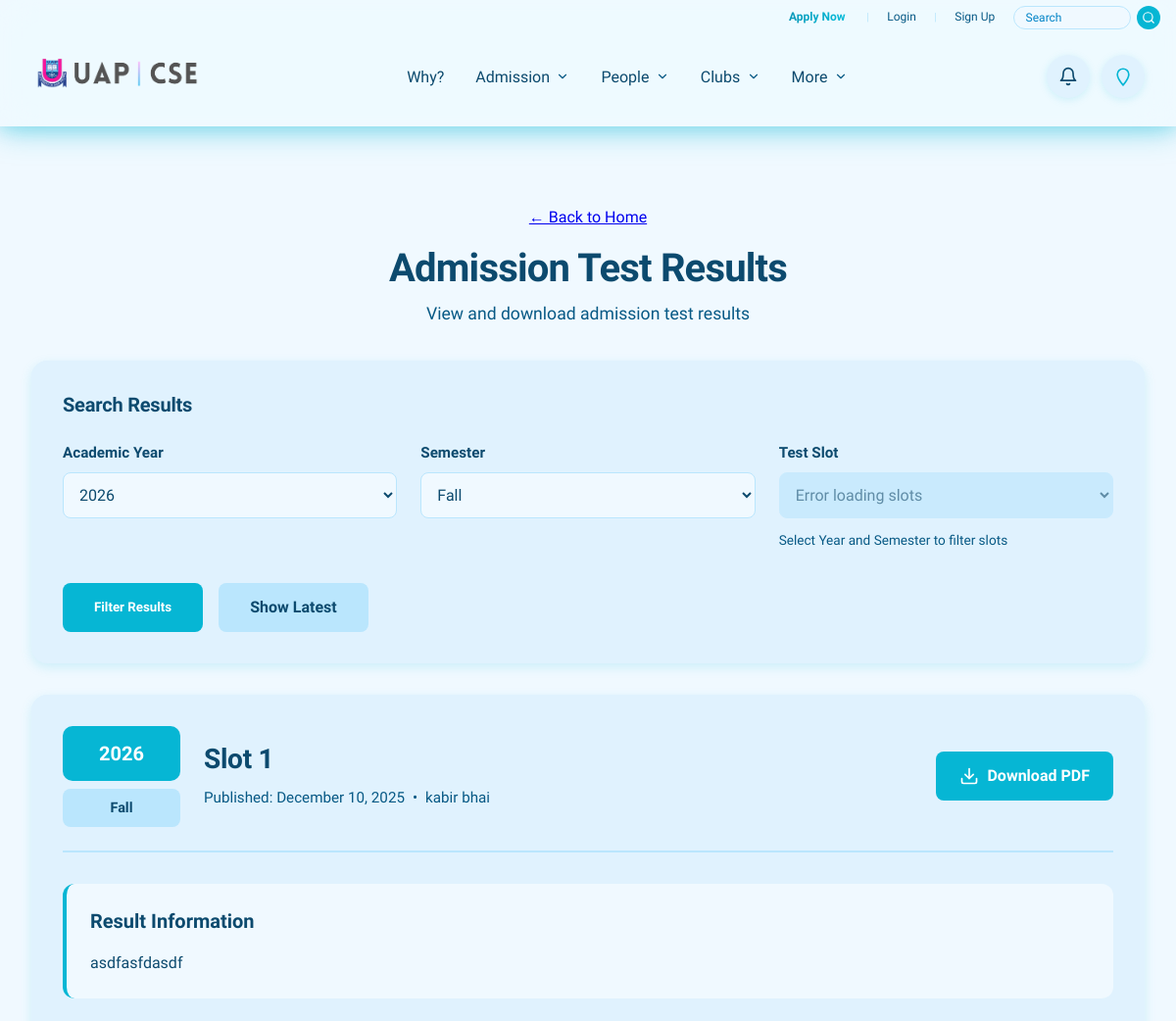
The page /office/admissions/results/ (upper part) on the database as committed earlier.
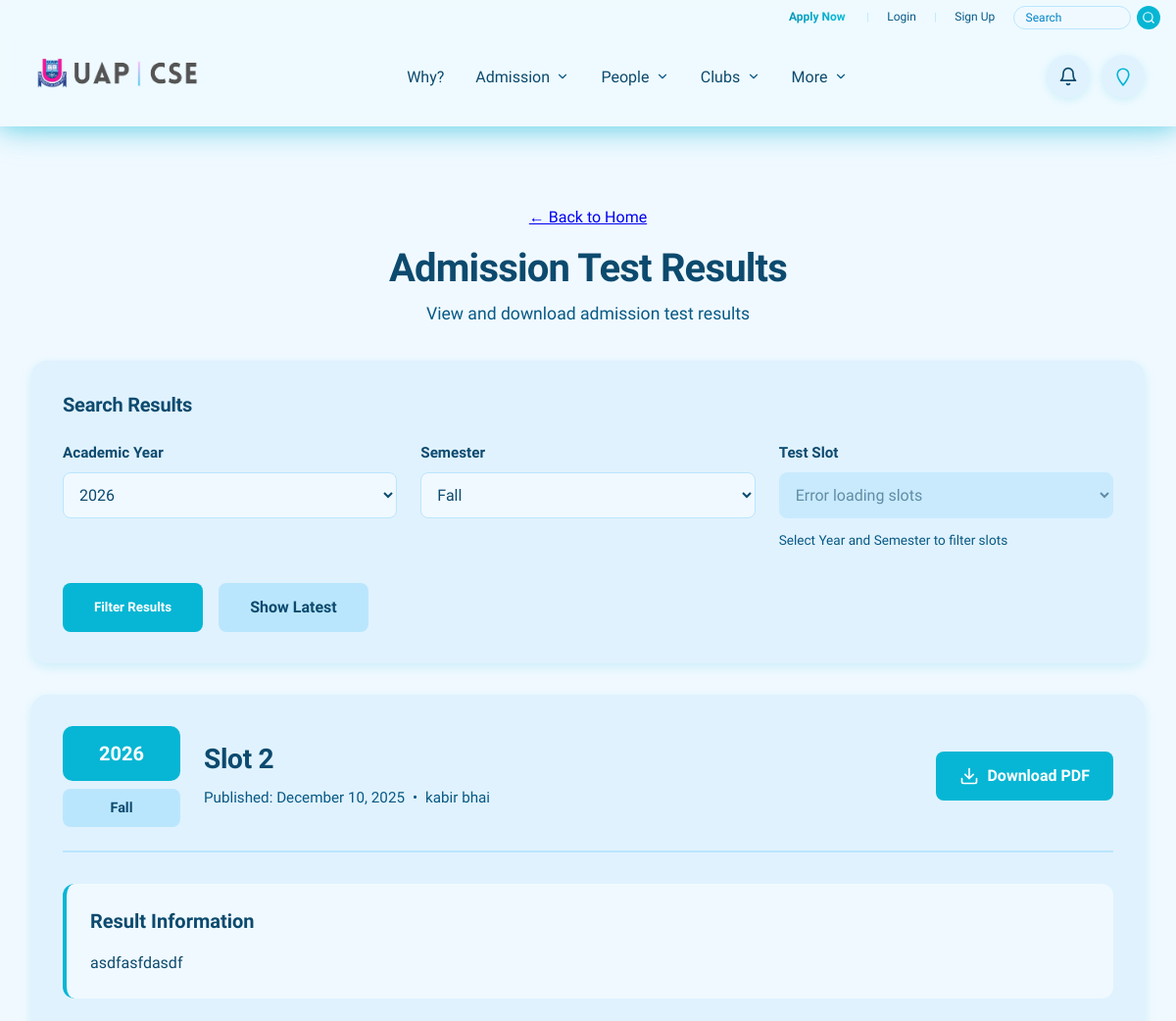
The same page on the database as committed later.
### office/models.py (models this page shows, shortened)
class AdmissionResult(models.Model):
    publish_date = models.DateTimeField(
        auto_now_add=True,
        verbose_name="Publish Date/Time",
        help_text="Records when the result was posted"
    )
    academic_year = models.SmallIntegerField(
        verbose_name="Academic Year",
        help_text="Numerical year (e.g., 2026)"
    )
    semester = models.CharField(
        max_length=10,
        choices=SEMESTER_CHOICES,
        verbose_name="Semester",
        help_text="Fixed choices: Fall or Spring"
    )
    slot = models.IntegerField(
        verbose_name="Slot",
        help_text="The specific admission slot (e.g., 1, 2, 3)"
    )
    result_content = RichTextField(
        verbose_name="Result Content",
        help_text="Main body displayed on the webpage"
    )
    official_pdf = models.FileField(
        upload_to='admission_results/',
        verbose_name="Official PDF",
        help_text="Single file for the official, signed result document"
    )
    created_by = models.ForeignKey(
        BaseUser,
        on_delete=models.SET_NULL,
        null=True,
        related_name='created_admission_results',
        verbose_name="Created By",
        help_text="Links to the existing authorized user who created the post"
    )
    created_by_name = models.CharField(
        max_length=255,
        blank=True,
        null=True,
        verbose_name="Created By Name",
        help_text="Name of the user who created this result (preserved even if user is deleted)"
    )
    created_by_email = models.EmailField(
        blank=True,
        null=True,
        verbose_name="Created By Email",
        help_text="Email of the user who created this result (preserved even if user is deleted)"
    )
    class Meta:
        verbose_name = 'Admission Result'
        verbose_name_plural = 'Admission Results'
        ordering = ['-publish_date', '-academic_year', 'semester', 'slot']
        unique_together = ('academic_year', 'semester', 'slot')

### people/models.py (models this page shows, shortened)
class Officer(models.Model):
    base_user = models.OneToOneField(
        BaseUser,
        on_delete=models.CASCADE,
        primary_key=True,
        related_name='officer_profile',
        help_text="Base user account"
    )
    name = models.CharField(
        max_length=100,
        help_text="Full name of the officer"
    )
    position = models.CharField(
        max_length=100,
        blank=True,
        null=True,
        help_text="Official position or title"
    )
    phone = models.CharField(
        max_length=11,
        blank=True,
        null=True,
        help_text="Contact phone number"
    )
    bio = models.TextField(
        max_length=200,
        blank=True,
        null=True,
        help_text="Short biography"
    )
    profile_pic = models.ImageField(
        upload_to='officer_photos/',
        null=True,
        blank=True,
        help_text="Officer profile picture"
    )
    joining_date = models.DateField(
        null=True,
        blank=True,
        help_text="Date when officer joined"
    )
    sl = models.PositiveIntegerField(
        validators=[MinValueValidator(1)],
        help_text="Serial number for ordering"
    )
    about = RichTextField(
        blank=True,
        null=True,
        help_text="Detailed about section with rich text"
    )
    class Meta:
        verbose_name = 'Officer'
        verbose_name_plural = 'Officers'
        ordering = ['sl']

class BaseUser(AbstractUser):
    USER_TYPE_CHOICES = [
        ('faculty', 'Faculty'),
        ('staff', 'Staff'),
        ('officer', 'Officer'),
        ('club_member', 'Club Member'),
    ]
    allowed_email = models.OneToOneField(
        AllowedEmail,
        on_delete=models.CASCADE,
        related_name='base_user',
        blank=True,
        null=True,
        help_text="Reference to the allowed email entry (optional for superusers)"
    )
    user_type = models.CharField(
        max_length=20,
        choices=USER_TYPE_CHOICES,
        blank=True,
        null=True,
        help_text="Type of user (synced from AllowedEmail, optional for superusers)"
    )
    is_power_user = models.BooleanField(
        default=False,
        help_text="Whether this user can grant permissions to other users"
    )
    phone_number = models.CharField(
        max_length=20,
        blank=True,
        null=True,
        help_text="Contact phone number"
    )
    profile_picture = models.ImageField(
        upload_to='user_profiles/',
        blank=True,
        null=True,
        help_text="User profile picture"
    )
    created_at = models.DateTimeField(
        auto_now_add=True,
        help_text="Account creation date"
    )
    updated_at = models.DateTimeField(
        auto_now=True,
        help_text="Last update date"
    )
    class Meta:
        verbose_name = 'Base User'
        verbose_name_plural = 'Base Users'
        ordering = ['-created_at']

### office/views.py (the view, shortened to what this page needs)
# urls.py: path('admissions/results/', views.search_admission_results, name='search_admission_results'),
def search_admission_results(request):
    result = None
    latest_result = None
    search_performed = False
    selected_year = None
    selected_semester = None
    selected_slot = None
    latest_result = AdmissionResult.objects.order_by('-publish_date', '-academic_year').first()
    available_years = AdmissionResult.objects.values_list('academic_year', flat=True).distinct().order_by('-academic_year')
    if request.method == 'GET':
        year_param = request.GET.get('year')
        semester_param = request.GET.get('semester')
        slot_param = request.GET.get('slot')
    if not result and not search_performed and latest_result:
        result = latest_result
        selected_year = latest_result.academic_year
        selected_semester = latest_result.semester
        selected_slot = latest_result.slot
    available_slots = []
    if selected_year and selected_semester:
        available_slots = AdmissionResult.objects.filter(
            academic_year=selected_year,
            semester=selected_semester
        ).values_list('slot', flat=True).distinct().order_by('slot')
    elif latest_result:
        available_slots = AdmissionResult.objects.filter(
            academic_year=latest_result.academic_year,
            semester=latest_result.semester
        ).values_list('slot', flat=True).distinct().order_by('slot')
    pdf_url = None
    if result and result.official_pdf:
        pdf_url = request.build_absolute_uri(result.official_pdf.url)
    context = {
        'result': result,
        'latest_result': latest_result,
        'search_performed': search_performed,
        'available_years': available_years,
        'SEMESTER_CHOICES': SEMESTER_CHOICES,
        'available_slots': available_slots,
        'selected_year': selected_year or (latest_result.academic_year if latest_result else None),
        'selected_semester': selected_semester or (latest_result.semester if latest_result else None),
        'selected_slot': selected_slot or (latest_result.slot if latest_result else None),
        'pdf_url': pdf_url,
    }
    return render(request, 'office/search_admission_results.html', context)

### clubs/context_processors.py (called while the page is built)
def clubs(request):
    clubs = Club.objects.all().order_by('sl', 'name')
    return {
        'clubs': clubs
    }

### designs/context_processors.py (called while the page is built)
def admission_elements(request):
    admission_elements = AdmissionElement.objects.all().order_by('sl')
    return {
        'admission_elements': admission_elements
    }

### templates/office/search_admission_results.html (shortened to what the changed rows need)
{% extends 'base.html' %}
{% load static %}
{% block content %}
<div class="container">
    <section class="admission-search-page">
        <div class="search-header">
            <h1 class="search-title">Admission Test Results</h1>
        </div>
        <div class="search-content">
            <div class="search-form-container">
                <h2 class="form-section-title">Search Results</h2>
                <form method="get" class="admission-search-form" id="searchForm">
                    <div class="form-row">
                        <div class="form-group">
                            <label for="semester">Semester</label>
                            <select name="semester" id="semester" class="form-select">
                                {% for code, display in SEMESTER_CHOICES %}
                                <option value="{{ code }}" {% if selected_semester == code %}selected{% endif %}>{{ display }}</option>
                                {% endfor %}
                            </select>
                        </div>
                        <div class="form-group">
                            <label for="slot">Test Slot</label>
                            <select name="slot" id="slot" class="form-select" {% if not selected_year or not selected_semester %}disabled{% endif %}>
                                <option value="">All Slots</option>
                            </select>
                            <small class="form-help">Select Year and Semester to filter slots</small>
                        </div>
                    </div>
                </form>
            </div>
            {% if result %}
            <div class="result-display-container">
                <div class="result-header-card">
                    <div class="result-badge">
                        <span class="result-year">{{ result.academic_year }}</span>
                        <span class="result-semester">{{ result.get_semester_display }}</span>
                    </div>
                    <div class="result-info">
                        <h2 class="result-title">Slot {{ result.slot }}</h2>
                        <p class="result-meta">
                            <span>Published: {{ result.publish_date|date:"F d, Y" }}</span>
                            {% if result.created_by_name or result.created_by %}
                            <span>•</span>
                            <span>
                                {% if result.created_by %}
                                    {% if result.created_by.user_type == 'faculty' and result.created_by.faculty_profile %}
                                        {{ result.created_by.faculty_profile.name|default:result.created_by.email }}
                                    {% elif result.created_by.user_type == 'officer' and result.created_by.officer_profile %}
                                        {{ result.created_by.officer_profile.name|default:result.created_by.email }}
                                    {% else %}
                                        {{ result.created_by.email }}
                                    {% endif %}
                                {% else %}
                                    {{ result.created_by_name|default:"Unknown User" }}
                                {% endif %}
                            </span>
                            {% endif %}
                        </p>
                    </div>
                    {% if result.official_pdf %}
                    <a href="{{ result.official_pdf.url }}" class="download-btn-header" download>
                        Download PDF
                    </a>
                    {% endif %}
                </div>
                {% if result.result_content %}
                <div class="result-content-section">
                    <h3>Result Information</h3>
                    <div class="result-html-content">
                        {{ result.result_content|safe }}
                    </div>
                </div>
                {% endif %}
            </div>
            {% endif %}
        </div>
    </section>
</div>
{% endblock %}

Rows that differ between the two databases and show on the page:
changed AdmissionResult "asdfasfdasdf": slot "1" → "2"
